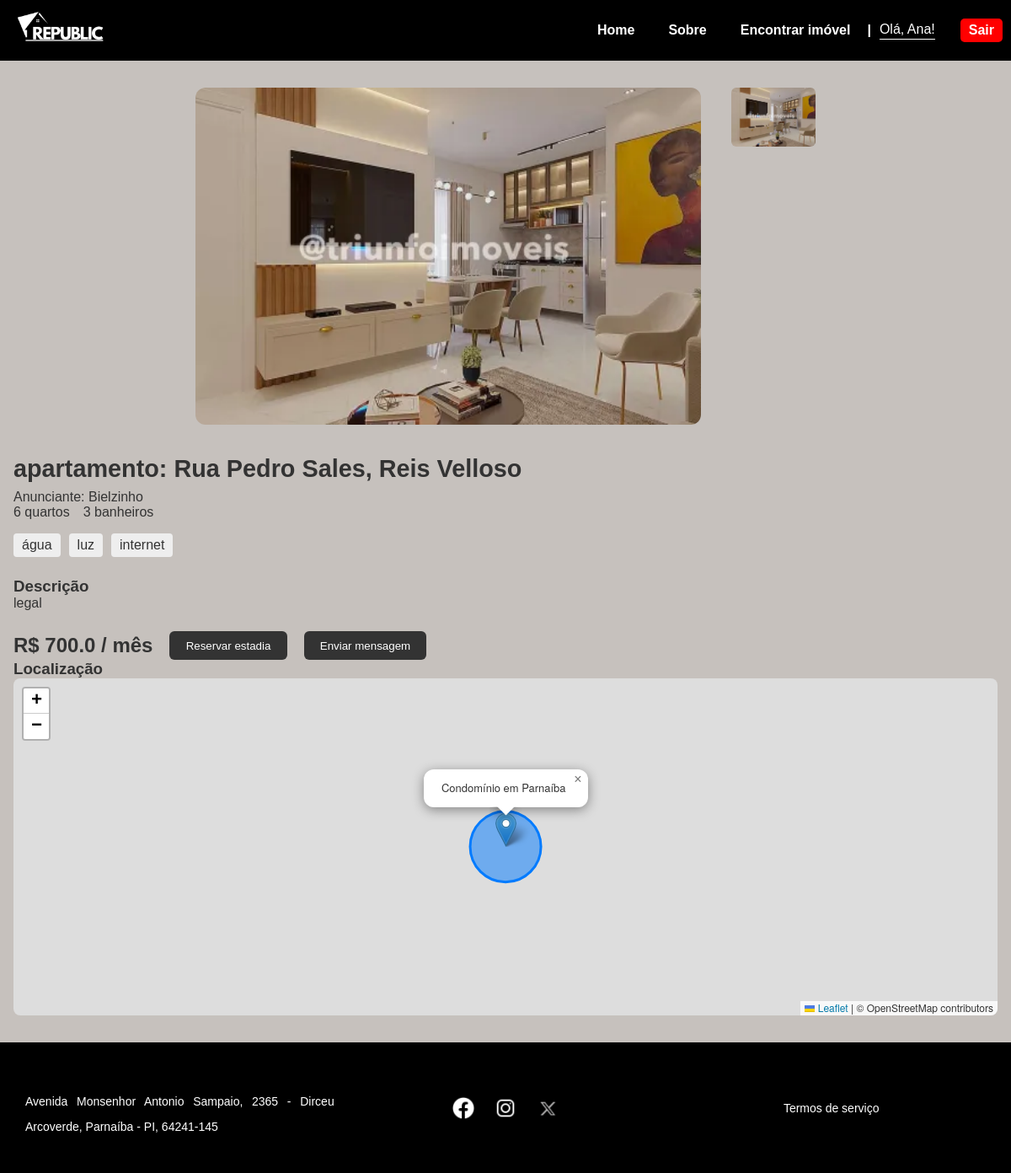
The app's page /detalhes_apartamento/10 (signed in) with its own data.
### tables this page shows
CREATE TABLE usuarios (
    id INTEGER PRIMARY KEY AUTOINCREMENT,
    nome TEXT NOT NULL,
    email TEXT NOT NULL UNIQUE,
    senha TEXT NOT NULL,
    celular TEXT NOT NULL
);

CREATE TABLE apartamentos (
    id INTEGER PRIMARY KEY AUTOINCREMENT,
    endereco TEXT,
    bairro TEXT,
    numero TEXT,
    cep TEXT,
    complemento TEXT,
    valor REAL,
    quartos INTEGER,
    banheiros INTEGER,
    inclusos TEXT,
    outros TEXT,
    descricao TEXT,
    imagem TEXT,
    tipo TEXT
, usuario_id INTEGER);

### app.py (the view)
@app.route('/detalhes_apartamento/<int:id>')
def detalhes_apartamento(id):
    conn = sqlite3.connect('instance/banco.db')
    cursor = conn.cursor()
    cursor.execute("""
       SELECT id, endereco, bairro, numero, cep, complemento, valor, quartos,
              banheiros, inclusos, outros, descricao, imagem, tipo, usuario_id
       FROM apartamentos WHERE id = ?
    """, (id,))
    row = cursor.fetchone()
    if row and len(row) >= 15:
        apt = {
            'id': row[0],
            'endereco': row[1],
            'bairro': row[2],
            'numero': row[3],
            'cep': row[4],
            'complemento': row[5],
            'valor': row[6],
            'quartos': row[7],
            'banheiros': row[8],
            'inclusos': row[9].split(',') if row[9] else [],
            'outros': row[10],
            'descricao': row[11],
            'imagens': row[12].split(',') if row[12] else ['default.jpg'],
            'tipo': row[13],
            'usuario_id': row[14]
        }
        cursor.execute('SELECT nome FROM usuarios WHERE id = ?', (apt['usuario_id'],))
        dono = cursor.fetchone()
        dono_nome = dono[0] if dono else 'Desconhecido'
        conn.close()
        return render_template('apt.html', apartamento=apt, dono_nome=dono_nome, usuario_logado=session.get('usuario_id'))
    conn.close()
    return "Apartamento não encontrado", 404

### app.py (called while the page is built)
def obter_usuario_nome():
    if 'usuario_id' in session:
        conn = sqlite3.connect('instance/banco.db')
        cursor = conn.cursor()
        cursor.execute('SELECT nome FROM usuarios WHERE id = ?', (session['usuario_id'],))
        usuario = cursor.fetchone()
        conn.close()
        if usuario:
            return usuario[0]
    return None

@app.context_processor
def inject_usuario_nome():
    return dict(usuario_nome=obter_usuario_nome())

### templates/apt.html (shortened to what this page needs)
<!DOCTYPE html>
<html lang="pt-br">
<head>
  <link rel="stylesheet" href="{{ url_for('static', filename='css/style.css') }}">
  <link rel="stylesheet" href="{{ url_for('static', filename='css/apt.css') }}">
  <link rel="stylesheet" href="{{ url_for('static', filename='css/map.css') }}">
  <link rel="stylesheet" href="https://unpkg.com/leaflet/dist/leaflet.css" />
</head>
<body>
  <header class="header">
    <div class="logo">
      <a href="{{ url_for('index') }}">
        <img src="{{ url_for('static', filename='img/logo/logo_branca.png') }}" alt="Republic Logo">
      </a>
    </div>
    <nav class="nav">
      <a href="{{ url_for('index') }}">Home</a>
      <a href="{{ url_for('sobre') }}">Sobre</a>
      <a href="{{ url_for('pesquisa') }}">Encontrar imóvel</a>
      {% if usuario_nome %}
      <div class="user-info">
        <div class="separator">|</div>
        <span class="saudacao">Olá, {{ usuario_nome }}!</span>
        <a href="{{ url_for('logout') }}" class="logout-btn">Sair</a>
      </div>
      {% else %}
      <a href="{{ url_for('cadastro') }}">Login / Cadastro</a>
      {% endif %}
    </nav>
  </header>
  <main class="main-content">
    <div class="image-gallery side-by-side">
      <div class="main-img">
        {% if apartamento.imagens and apartamento.imagens|length > 0 %}
          <img id="current-img" src="{{ url_for('static', filename='img/apts/' + apartamento.imagens[0]) }}" alt="Imagem principal">
        {% else %}
          <img id="current-img" src="{{ url_for('static', filename='img/apts/default.jpg') }}" alt="Imagem padrão">
        {% endif %}
      </div>
      <div class="thumbs">
        {% for img in apartamento.imagens %}
          <img class="thumb" src="{{ url_for('static', filename='img/apts/' + img) }}" alt="Imagem" onclick="changeImage('{{ img }}')">
        {% endfor %}
      </div>
    </div>
    <section class="details">
      <h2>{{ apartamento.tipo }}: {{ apartamento.endereco }}, {{ apartamento.bairro }}</h2>
<div class="anunciante">
  <span>Anunciante: {{ dono_nome }}</span>
</div>
      <ul class="info">
        <li>{{ apartamento.quartos }} quartos</li>
        <li>{{ apartamento.banheiros }} banheiros</li>
      </ul>
      <div class="highlights">
        {% for item in apartamento.inclusos %}
        <span>{{ item }}</span>
        {% endfor %}
      </div>
      <section class="description">
        <h3>Descrição</h3>
        <p>{{ apartamento.descricao }}</p>
      </section>
      <div class="price-action">
        <span class="price">R$ {{ apartamento.valor }} / mês</span>
        <button>Reservar estadia</button>
        <button>Enviar mensagem</button>
      </div>
    </section>
    <section class="map">
      <h3>Localização</h3>
      <div id="map"></div>
    </section>
  </main>
  <footer class="footer">
    <div class="footer-content">
      <div class="container text-center">
        <div class="row">
          <div class="col">
            <p>Avenida Monsenhor Antonio Sampaio, 2365 - Dirceu Arcoverde, Parnaíba - PI, 64241-145</p>
          </div>
          <div class="col">
            <div class="socials">
              <a href="#"><img src="{{ url_for('static', filename='img/socials/facebook.png') }}" alt="Facebook"></a>
              <a href="#"><img src="{{ url_for('static', filename='img/socials/ig.png') }}" alt="Instagram"></a>
              <a href="#"><img src="{{ url_for('static', filename='img/socials/x.webp') }}" alt="X"></a>
            </div>
          </div>
          <div class="col">
            <a href="{{ url_for('termos') }}">Termos de serviço</a>
          </div>
        </div>
      </div>
    </div>
  </footer>
</body>
</html>

### static/css/style.css (style rules this page uses)
* { margin: 0; padding: 0; box-sizing: border-box; }
body { font-family: Arial, sans-serif; background-color: #c6c1bd; color: #333; }
.nav { display: flex; align-items: center; gap: 20px; }
.user-info { display: flex; align-items: center; gap: 10px; }
.separator { color: white; font-weight: bold; }
.saudacao { color: white; border-bottom: 1px solid white; padding-bottom: 2px; }
.logout-btn { background-color: red; color: white; padding: 5px 10px; border-radius: 5px; text-decoration: none; font-weight: bold; transition: background-color 0.3s; }
.header { background: rgb(0, 0, 0); display: flex; align-items: center; justify-content: space-between; padding: 10px; }
.logo img { width: 120px; }
.nav a { color: white; text-decoration: none; margin-left: 20px; font-weight: bold; }
.container { padding: 30px 50px; }
.container p { text-align: justify; line-height: 30px; margin-top: 15px; }
.footer { background-color: black; color: white; padding: 30px 0; font-size: 14px; }
.footer-content .container { max-width: 1200px; margin: 0 auto; padding: 0 20px; }
.footer-content .row { display: flex; justify-content: space-between; align-items: center; flex-wrap: wrap; text-align: center; }
.footer-content .col { flex: 1; padding: 10px; }
.footer-content .socials a img { width: 30px; margin: 0 8px; vertical-align: middle; }
.footer-content a { color: white; text-decoration: none; }

### static/css/apt.css (style rules this page uses)
.main-content { max-width: 1200px; margin: 2rem auto; padding: 0 1rem; }
.image-gallery { display: flex; flex-direction: column; align-items: center; gap: 1rem; }
.image-gallery.side-by-side { flex-direction: row; align-items: flex-start; justify-content: center; }
.main-img img { width: 100%; max-width: 800px; height: auto; border-radius: 12px; }
.image-gallery.side-by-side .main-img img { width: 600px; height: 400px; object-fit: cover; border-radius: 12px; }
.thumbs { display: flex; gap: 10px; flex-wrap: wrap; justify-content: center; }
.image-gallery.side-by-side .thumbs { flex-direction: column; gap: 10px; margin-left: 20px; }
.thumbs img { width: 100px; height: 70px; object-fit: cover; border-radius: 6px; cursor: pointer; transition: transform 0.2s; }
.details { margin-top: 2rem; }
.details h2 { font-size: 1.8rem; margin-bottom: 0.5rem; }
.info { list-style: none; padding: 0; display: flex; flex-wrap: wrap; gap: 1rem; }
.highlights { display: flex; flex-wrap: wrap; gap: 10px; margin: 1rem 0; }
.highlights span { background-color: #eee; padding: 5px 10px; border-radius: 4px; }
.description { margin: 1.5rem 0; }
.price-action { display: flex; align-items: center; gap: 20px; flex-wrap: wrap; }
.price { font-weight: bold; font-size: 1.5rem; }
.price-action button { background-color: #333; color: white; border: none; padding: 0.6rem 1.2rem; border-radius: 6px; cursor: pointer; transition: background-color 0.2s; }

### static/css/map.css (style rules this page uses)
#map { width: 100%; height: 100%; min-height: 400px; border-radius: 8px; }

### records on screen
usuarios: nome "Ana"
apartamentos: imagem (picture), tipo "apartamento", endereco "Rua Pedro Sales", bairro "Reis Velloso", quartos "6", banheiros "3", descricao "legal", valor "700.0"
usuarios: nome "Bielzinho"

### other values on screen
{{ item }} "água" "luz" "internet"
